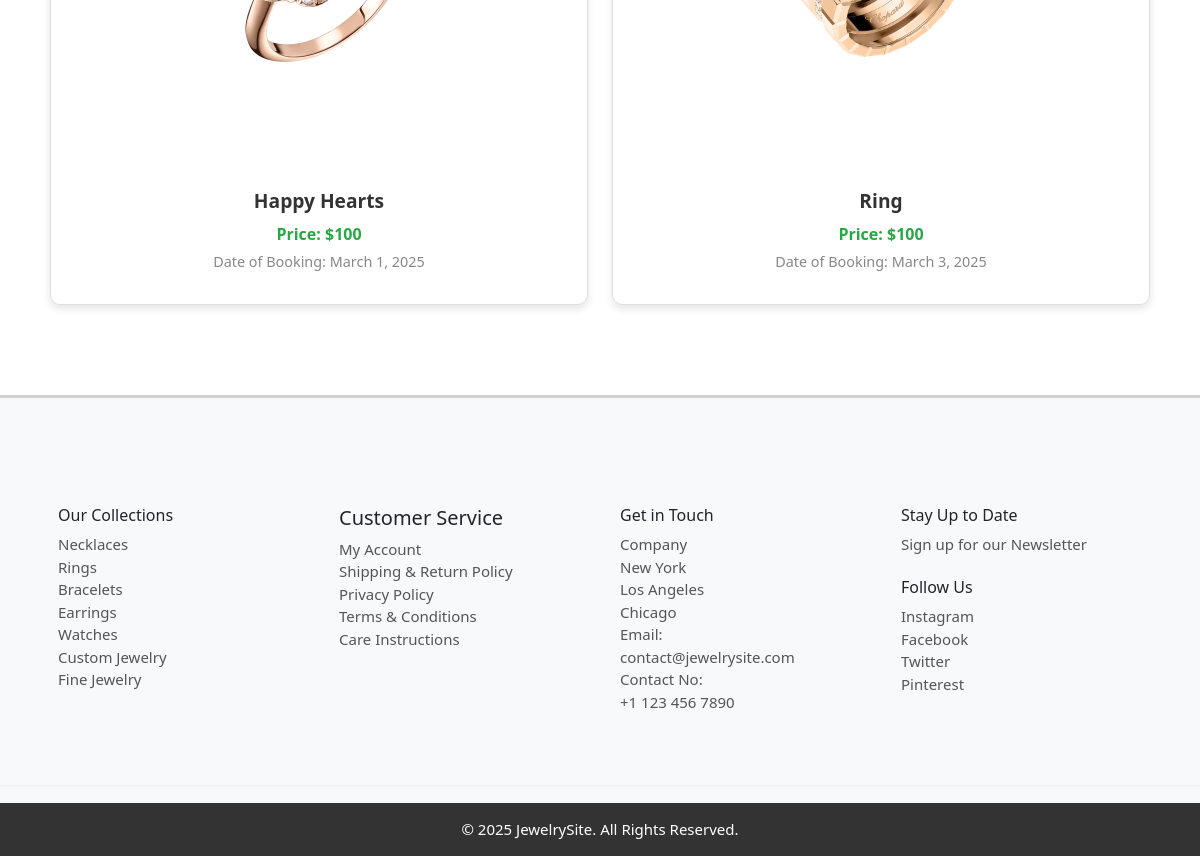
Before: /user_booking (signed in, lower part) with the older database file.
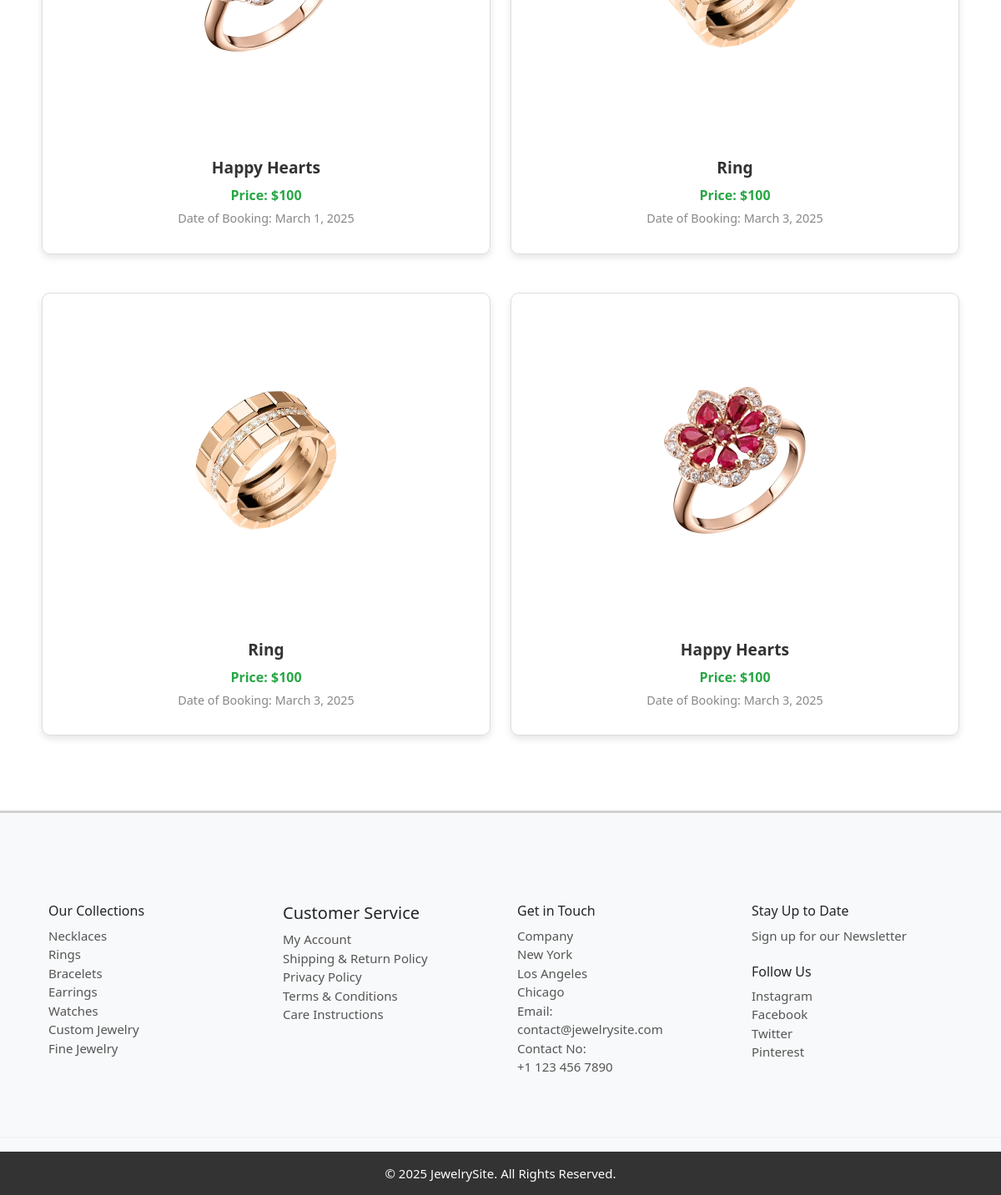
After: the same page with the newer database file.
### app/models.py (models this page shows, shortened)
class Buy(models.Model):
    user=models.ForeignKey(User,on_delete=models.CASCADE)
    product=models.ForeignKey(Jewelry,on_delete=models.CASCADE)
    price=models.IntegerField()
    date=models.DateField(auto_now_add=True)
    quantity = models.PositiveIntegerField(default=1)
    address = models.ForeignKey(Address, on_delete=models.CASCADE, null=True)  # Make it nullable
    is_confirmed = models.BooleanField(default=False)
    order=models.ForeignKey(Order,on_delete=models.CASCADE,null=True)

class Jewelry(models.Model):
    name = models.CharField(max_length=255)
    description = models.TextField()
    material = models.CharField(max_length=100)
    price = models.DecimalField(max_digits=10, decimal_places=2)
    weight = models.DecimalField(max_digits=5, decimal_places=2)
    image = models.ImageField()
    created_at = models.DateTimeField(auto_now_add=True)
    category = models.ForeignKey(JewelryType, on_delete=models.CASCADE)

### app/views.py (the view)
# urls.py: path('user_booking',views.user_view_bookings),
def user_view_bookings(req):
    user=User.objects.get(username=req.session['user'])
    data=Buy.objects.filter(user=user)
    return render(req,'user/view_booking.html',{'data':data})

### templates/user/view_booking.html (shortened to what the changed rows need)
<!DOCTYPE html>
<html lang="en">
<head>
    <link rel="stylesheet" href="https://cdn.jsdelivr.net/npm/bootstrap-icons@1.11.3/font/bootstrap-icons.min.css">
    <link href="https://cdn.jsdelivr.net/npm/bootstrap@5.3.3/dist/css/bootstrap.min.css" rel="stylesheet">
    {% load static %}
    <link rel="stylesheet" href="{% static '/css/booking.css' %}">
</head>
<body>
            <div class="container">
                <div class="row">
                    {% for cart_obj in data %}
                        <div class="col-lg-6 col-md-12 mt-3 product-item" style="text-align: center;">
                            <div class="product-card">
                                <div class="product-image">
                                    <img src="{{ cart_obj.product.image.url }}" alt="{{ cart_obj.product.name }}" class="product-img">
                                </div>
                                <div class="product-info">
                                    <h5>{{ cart_obj.product.name }}</h5>
                                    <p class="price">Price: ${{ cart_obj.price }}</p>
                                    <p class="date">Date of Booking: {{ cart_obj.date }}</p>
                                </div>
                            </div>
                        </div>
                    {% endfor %}
                </div>
            </div>
</body>
</html>

Changed rows visible on the page:
added Buy: product.image (picture), product.name "Ring", price "100", date "March 3, 2025"
added Buy: product.image (picture), product.name "Happy Hearts", price "100", date "March 3, 2025"
